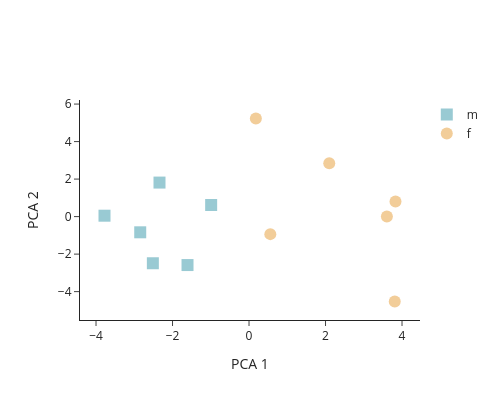

Here is the notebook cell this chart was saved with:
### Markdown cell above
Can we trace the bias in our model back to its internal activations? As we saw in our previous lecture, **probes** can help us decode information that the model's intermediate layers might represent. Here, we'll use PCA to visualize the activations at an intermediate layer of the model. Please revisit the previous lecture if you'd like a refresher on visualizing activations with PCA.

### Code cell
import torch
from sklearn.decomposition import PCA
import plotly.graph_objects as go

# copy-pasted dataset from previous exercise
professions_m = ["doctor", "coder", "boss", "pilot", "lawyer", "agent"]
professions_f = ["nurse", "homemaker", "secretary", "flight attendant", "paralegal", "nanny"]

prompts_m = [f"The {profession} said that" for profession in professions_m]
prompts_f = [f"The {profession} said that" for profession in professions_f]

LAYER = 5
n = len(professions_m)

# collect activations over the last profession token (before "said that")
with torch.no_grad():
    with model.trace(prompts_m):
        activations_m = model.model.layers[LAYER].output[:, -3, :].save() # (n, hidden dim)
    
    with model.trace(prompts_f):
        activations_f = model.model.layers[LAYER].output[:, -3, :].save() # (n, hidden dim)

# reduce to 2-dim with PCA
pca = PCA(n_components=2)
all_activations = torch.cat([activations_m, activations_f]).cpu().float().numpy() # (2n, hidden_dim)
low_dim_activations = pca.fit_transform(all_activations) # (2n, 2)

# plot 
fig = go.Figure()

fig.add_trace(go.Scatter(
  x=low_dim_activations[:n, 0],
  y=low_dim_activations[:n, 1],
  mode='markers',
  marker=dict(symbol='square', color="rgba(0, 124, 146, 0.4)", size=12),
  name='m',
  hovertext=professions_m,
))

fig.add_trace(go.Scatter(
  x=low_dim_activations[n:, 0],
  y=low_dim_activations[n:, 1],
  mode='markers',
  marker=dict(symbol='circle', color="rgba(223, 131, 0, 0.4)", size=12),
  name='f',
  hovertext=professions_f,
))

fig.update_layout(
  template='simple_white',
  width=500,
  height=400,
  xaxis_title='PCA 1',
  yaxis_title='PCA 2',
)

fig.show()

### Figure 1 — Plotly figure (JSON) as saved in the notebook; plotly's stock layout.template omitted (floating-point values rounded to 4 significant figures)
{"data": [{"hovertext": ["doctor", "coder", "boss", "pilot", "lawyer", "agent"], "marker": {"color": "rgba(0, 124, 146, 0.4)", "size": 12, "symbol": "square"}, "mode": "markers", "name": "m", "type": "scatter", "x": [-2.341, -1.608, -2.514, -3.779, -0.9903, -2.845], "y": [1.814, -2.583, -2.488, 0.04795, 0.6188, -0.8373]}, {"hovertext": ["nurse", "homemaker", "secretary", "flight attendant", "paralegal", "nanny"], "marker": {"color": "rgba(223, 131, 0, 0.4)", "size": 12, "symbol": "circle"}, "mode": "markers", "name": "f", "type": "scatter", "x": [0.1788, 3.81, 0.5564, 2.098, 3.829, 3.604], "y": [5.23, -4.527, -0.9349, 2.846, 0.8041, 0.008527]}], "layout": {"height": 400, "width": 500, "xaxis": {"title": {"text": "PCA 1"}}, "yaxis": {"title": {"text": "PCA 2"}}}}
